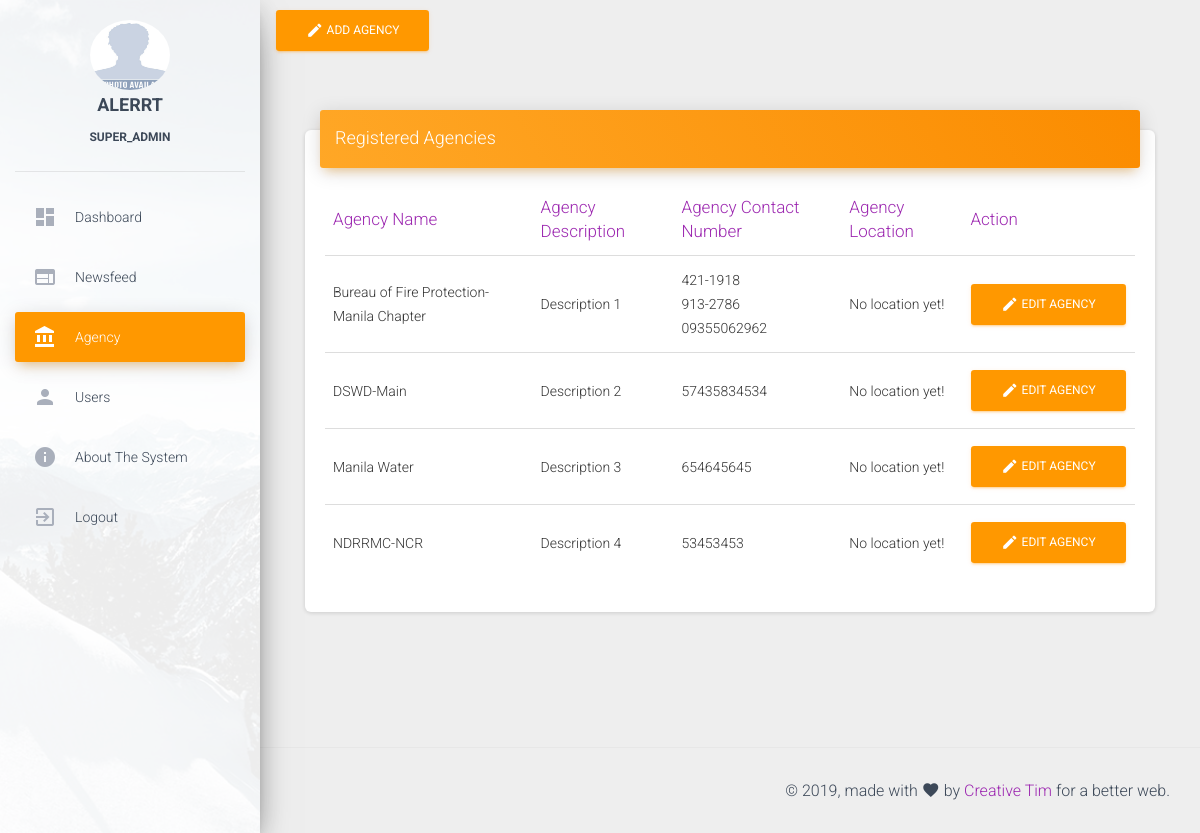
Page /web_based/homepage/agency.php (signed in) on the committed database.
### tables this page shows
CREATE TABLE `tblagency` (
  `AgencyID` int(255) NOT NULL,
  `AgencyCaption` varchar(500) NOT NULL,
  `AgencyDescription` varchar(5000) NOT NULL,
  `AgencyContactNumber` varchar(5000) NOT NULL,
  `AgencyLocation` varchar(1000) NOT NULL,
  `AgencyStatus` varchar(255) NOT NULL,
  `AgencyImage` varchar(1000) NOT NULL,
  `AgencyMain` varchar(255) NOT NULL
);

### web_based/session.php (called while the page is built, shortened)
<?php
$session_fullname = $_SESSION['user_fullname'];
$session_role = $_SESSION['user_role'];
$session_profile_pic = $_SESSION['user_profile_pic'];
?>

### web_based/homepage/agency.php (the view, shortened to what this page needs)
<?php
include('../database.php');
include('../session.php');
?>
<!DOCTYPE html>
<html lang="en">
<head>
  <link rel="stylesheet" href="https://maxcdn.bootstrapcdn.com/font-awesome/latest/css/font-awesome.min.css">
  <link href="assets/css/material-dashboard.css?v=2.1.1" rel="stylesheet" />
  <link href="assets/demo/demo.css" rel="stylesheet" />
</head>
<body class="">
  <div class="wrapper ">
    <div class="sidebar" data-color="orange" data-background-color="white" data-image="assets/img/sidebar-1.jpg">
      <div class="logo">
        <a href="dashboard.php" class="simple-text logo-normal">
        	<?php
            if($session_profile_pic == ""){
              $loggedInUserProfilePicUrl = "assets/img/no-profile-pic-available.jpg";
            }else{
              $loggedInUserProfilePicUrl = $session_profile_pic;
            }
            echo '<img src=' . $loggedInUserProfilePicUrl . ' style="width: 80px; height: 70px; border-radius: 50%;"><br>';
          ?>
        	<strong><?php echo $session_fullname ?><br>
          <span style="font-size: 12px;"><?php echo $session_role ?></span>
        	</strong>
        </a>
      </div>
      <div class="sidebar-wrapper">
        <ul class="nav">
          <li class="nav-item">
            <a class="nav-link" href="dashboard.php">
              <i class="material-icons">dashboard</i>
              <p>Dashboard</p>
            </a>
          </li>
          <li class="nav-item ">
            <a class="nav-link" href="newsfeed.php">
              <i class="material-icons">web</i>
              <p>Newsfeed</p>
            </a>
          </li>
          <?php
            if($session_role == "SUPER_ADMIN" || $session_role == "ADMIN"){
              echo '' .
              '<li class="nav-item active">' .
                '<a class="nav-link" href="agency.php">' .
                  '<i class="material-icons">account_balance</i>' .
                  '<p>Agency</p>' .
                '</a>' .
              '</li>' .
              '<li class="nav-item ">' .
                '<a class="nav-link" href="users.php">' .
                  '<i class="material-icons">person</i>' .
                  '<p>Users</p>' .
                '</a>' .
              '</li>';
            }
          ?>
          <li class="nav-item ">
            <a class="nav-link" style="cursor: pointer;" data-toggle="modal" data-target="#btnShowAboutTheSystem">
              <i class="material-icons">info</i>
              <p>About The System</p>
            </a>
          </li>
          <li class="nav-item ">
            <a class="nav-link" href="../logout.php">
              <i class="material-icons">exit_to_app</i>
              <p>Logout</p>
            </a>
          </li>
        </ul>
      </div>
    </div>
    <div class="main-panel">
      <nav class="navbar navbar-expand-lg navbar-transparent navbar-absolute fixed-top ">
        <div class="container-fluid">
          <div class="navbar-wrapper">
          	<button type="button" class="btn btn-warning pull-right" data-toggle="modal" data-target="#btnAddAgency"> <i class="material-icons">create</i>
          	<?php
				if($session_role == "SUPER_ADMIN"){
					echo "Add Agency";
				}else if($session_role == "ADMIN"){
					echo "Add Sub-Agency";
				}
			?>
			</button>
          </div>
        </div>
      </nav>
      <div class="content">
        <div class="container-fluid">
          <div class="row" style="margin-left: auto; margin-right: auto;">
            <div class="col-md-12">
              <div class="card">
                <div class="card-header card-header-warning">
                  	<h4 class="card-title ">
	                  	<?php
	                  		if($session_role == "SUPER_ADMIN"){
	                  			echo "Registered Agencies";
	                  		}else if($session_role == "ADMIN"){
	                  			echo "Registered Sub-Agencies";
	                  		}
	                    ?>
                	</h4>
                </div>
                <div class="card-body">
                  <div class="table-responsive">
                    <table class="table">
                      <thead class=" text-primary">
                        <th>Agency Name</th>
                        <th>Agency Description</th>
                        <th>Agency Contact Number</th>
                        <th>Agency Location</th>
                        <th>Action</th>
                      </thead>
                      <tbody>
                      	<?php
                      		if($session_role == "SUPER_ADMIN"){
                      			$records = mysqli_query($con,"SELECT * FROM tblagency WHERE AgencyMain = '' ORDER BY AgencyCaption ASC") OR die("Query fail: " . mysqli_error());
                      		}else if($session_role == "ADMIN"){
                      			$records = mysqli_query($con,"SELECT * FROM tblagency WHERE AgencyMain != '' ORDER BY AgencyCaption ASC") OR die("Query fail: " . mysqli_error());
                      		}
            						    $projects = array();
            						    while ($project =  mysqli_fetch_assoc($records))
            						    {
            						        $projects[] = $project;
            						    }
            						    foreach ($projects as $project)
            						    {
            						?>
            						    <tr>
            						        <td><?php echo $project['AgencyCaption']; ?></td>
                                <td>
                                  <?php
                                    if($project['AgencyDescription'] == ""){
                                      echo "No description yet!";
                                    }else{
                                      echo $project['AgencyDescription'];
                                    }
                                  ?>
                                </td>
            						        <td><?php echo str_replace(",", "<br>", $project['AgencyContactNumber']); ?></td>
                                <td>
                                  <?php
                                    if($project['AgencyLocation'] == ""){
                                      echo "No location yet!";
                                    }else{
                                      echo $project['AgencyLocation'];
                                    }
                                  ?>
                                </td>
                                <td>
                                  <?php
                                    if($session_role == "SUPER_ADMIN"){
                                      echo '<button type="button" class="btn btn-warning pull-left" data-toggle="modal" data-target="#btnEditAgency"> <i class="material-icons">edit</i> <a href="#" style="color: white;">Edit Agency</a></button>';
                                    }else{
                                      echo "<strong>Access Denied!</strong>";
                                    }
                                  ?>
                                </td>
            						    </tr>
            						<?php
            						    }
            						?>
                      </tbody>
                    </table>
                  </div>
                </div>
              </div>
            </div>
          </div>
        </div>
      </div>
      <footer class="footer">
        <div class="container-fluid">
          <div class="copyright float-right">
            &copy;
            , made with <i class="material-icons">favorite</i> by
            <a href="https://www.creative-tim.com" target="_blank">Creative Tim</a> for a better web.
          </div>
        </div>
      </footer>
    </div>
  </div>
</body>
</html>

### rows in the picture
tblagency: AgencyCaption "Bureau of Fire Protection-Manila Chapter", AgencyDescription "Description 1", AgencyContactNumber "421-1918 913-2786 09355062962", AgencyLocation "No location yet!"
tblagency: AgencyCaption "DSWD-Main", AgencyDescription "Description 2", AgencyContactNumber "57435834534", AgencyLocation "No location yet!"
tblagency: AgencyCaption "Manila Water", AgencyDescription "Description 3", AgencyContactNumber "654645645", AgencyLocation "No location yet!"
tblagency: AgencyCaption "NDRRMC-NCR", AgencyDescription "Description 4", AgencyContactNumber "53453453", AgencyLocation "No location yet!"

### other values in the picture
$session_fullname "ALERRT"
$session_role "SUPER_ADMIN"
